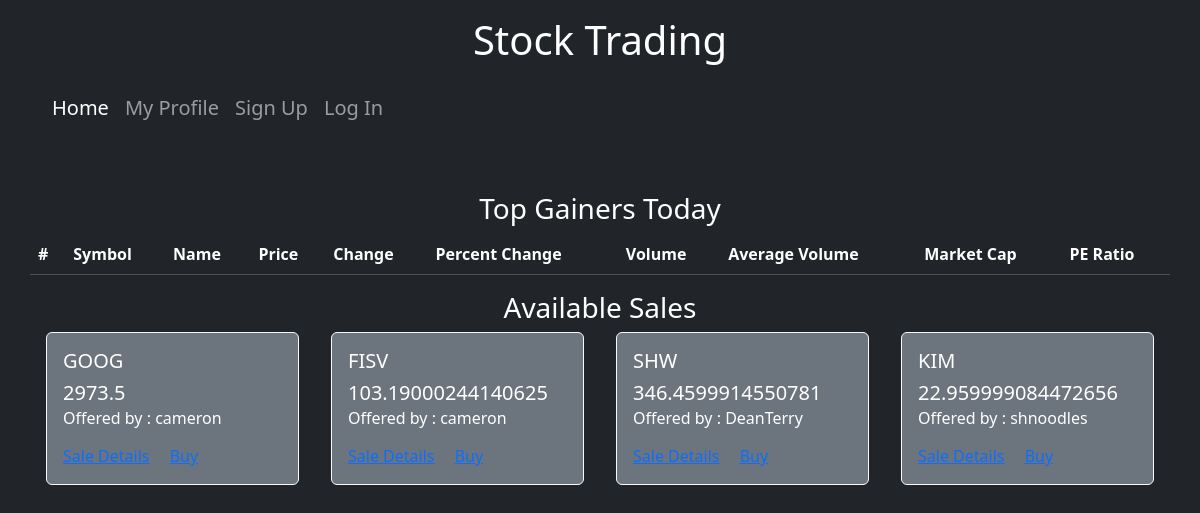
Before: /homepage/ with the older database file.
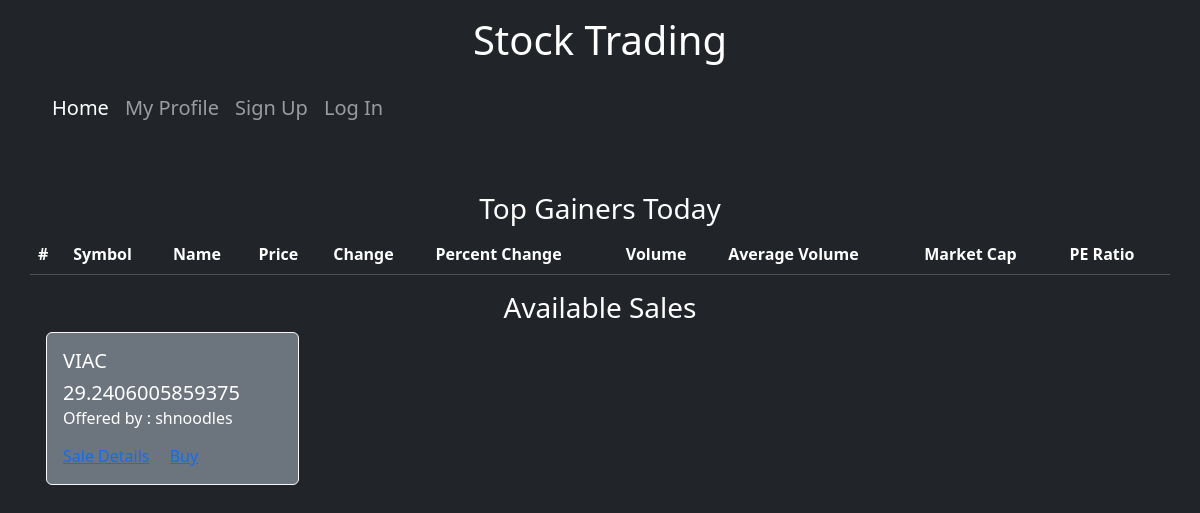
After: the same page with the newer database file.
### trade/models.py (models this page shows, shortened)
class Sell (models.Model):
    stock = models.ForeignKey(Stock, on_delete=models.CASCADE)
    profile = models.ForeignKey('account.Profile', on_delete=models.CASCADE)
    time = models.DateTimeField(auto_now_add=True)
    is_completed = models.BooleanField(default=False)

class Stock(models.Model):
    name = models.CharField(max_length=200)
    price = models.CharField(max_length=200)
    last_updated = models.DateTimeField(auto_now = True)
    @classmethod
    def get_stocks(cls):
        if cls.objects.all().exists():
            if timezone.now() - cls.objects.first().last_updated < timedelta(minutes= 20):
                return
        tickers = si.tickers_sp500()
        return cls.objects.all()

### account/models.py (models this page shows, shortened)
class Profile(models.Model):
    user = models.OneToOneField(User, on_delete=models.CASCADE)
    portfolio = models.ManyToManyField('trade.Stock')
    money= models.IntegerField(default=0)
    completed_signup = models.BooleanField(default = False)

### trade/views.py (the view)
# urls.py: path('homepage/', views.AvailableSalesListView.as_view(), name='homepage'),
class AvailableSalesListView(ListView):
    model = Sell
    template_name = 'homepage.html'
    queryset = Sell.objects.filter(is_completed=False)
    def get_context_data(self, **kwargs):
        context=  super().get_context_data(**kwargs)
        context['gainers'] = high_gained_earnings()
        Stock.get_stocks()
        return context

### trade/apiinteraction.py (called while the page is built)
def high_gained_earnings():
    tickers = si.tickers_sp500()
    gainers= si.get_day_gainers()
    gainers_from_in_tickers = []
    for ticker in tickers:
        if ticker in gainers['Symbol'].values:
            gainers_from_in_tickers.append(gainers.loc[gainers['Symbol'] == ticker].to_dict('r')[0])
    return gainers_from_in_tickers

### account/templates/homepage.html (shortened to what this page needs)
{% extends 'base.html' %}
{% block content %}
<div class="row">
    <h3 class="text-center">Top Gainers Today</h3>
    <table class="table table-dark table-striped">
        <thead>
            <tr>
                <th scope="col">#</th>
                <th scope="col">Symbol</th>
                <th scope="col">Name</th>
                <th scope="col">Price</th>
                <th scope="col">Change</th>
                <th scope="col">Percent Change</th>
                <th scope="col">Volume</th>
                <th scope="col"> Average Volume</th>
                <th scope="col">Market Cap</th>
                <th scope="col">PE Ratio</th>
            </tr>
        </thead>
    </table>
</div>
<h3 class="text-center">Available Sales</h3>
<div class="row row-cols-3 row-cols-md-4 g-4">
    {% for sell in sell_list %}
    <div class="col">
        <div class="card mx-1 card text-white bg-secondary mb-3 card border-light">
            <div class="card-body">
                <h5 class="card-title">{{ sell.stock.name}}</h5>
                <h5 class="card-title">{{ sell.stock.price}}</h5>
                <h6 class="card-subtitle mb-2 text-white"> Offered by : {% if user == sell.profile.user %} You
                    {% else %}
                    {{ sell.profile.user }}
                    {% endif %} </h6>
                <a href="{% url 'sell' sell.pk %}" class="card-link">Sale Details</a>
                {% if sell.profile.user != user %}
                <a href="{% url 'offer' sell.pk %}" class="card-link">Buy</a>
                {% endif %}
            </div>
        </div>
    </div>
    {% endfor %}
</div>
{% endblock %}

Changed rows visible on the page:
no longer on this page (row edited): Sell: stock.name "GOOG", stock.price "2973.5", profile.user "cameron"
no longer on this page (row edited): Sell: stock.name "FISV", stock.price "103.19000244140625", profile.user "cameron"
no longer on this page (row edited): Sell: stock.name "SHW", stock.price "346.4599914550781", profile.user "DeanTerry"
no longer on this page (row edited): Sell: stock.name "KIM", stock.price "22.959999084472656", profile.user "shnoodles"
added Sell: stock.name "VIAC", stock.price "29.2406005859375", profile.user "shnoodles"
